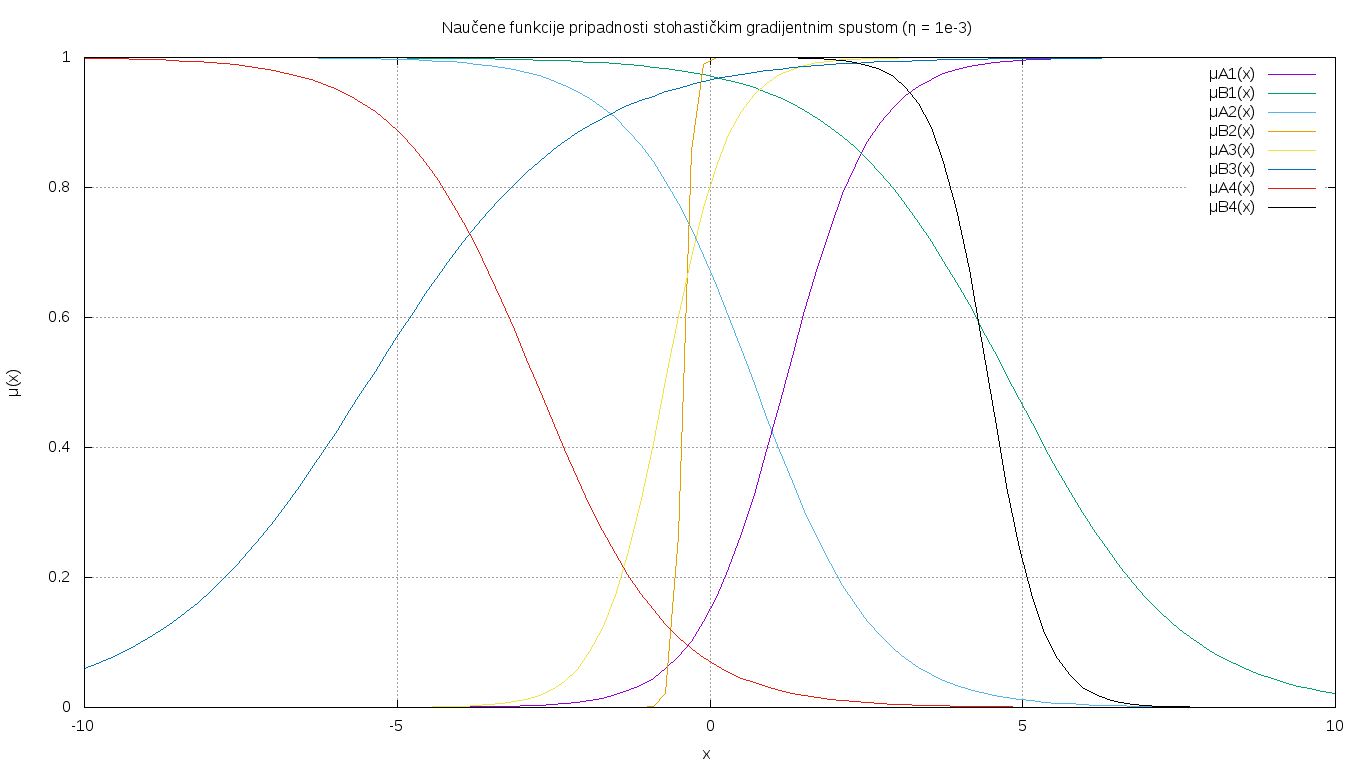

Here is the gnuplot script that generated this plot:
set grid
set title "Naučene funkcije pripadnosti stohastičkim gradijentnim spustom (η = 1e-3)"
set xlabel "x"
set ylabel "μ(x)"
set terminal png size 1366,768
set output "task_05b.png"
plot 1/(1+exp(-1.44342*(x-1.203))) title "μA1(x)", \
     1/(1+exp(0.735661*(x-4.8034))) title "μB1(x)", \
     1/(1+exp(1.02994*(x-0.700765))) title "μA2(x)", \
     1/(1+exp(-13.8906*(x+0.431555))) title "μB2(x)", \
     1/(1+exp(-1.96622*(x+0.71428))) title "μA3(x)", \
     1/(1+exp(-0.606202*(x+5.46956))) title "μB3(x)", \
     1/(1+exp(0.928933*(x+2.77493))) title "μA4(x)", \
     1/(1+exp(2.29043*(x-4.45882))) title "μB4(x)"